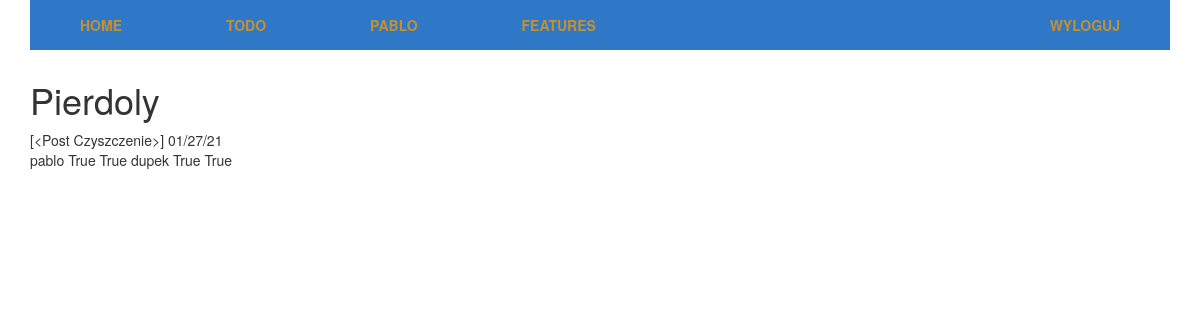
Before: /features (signed in) with the older database file.
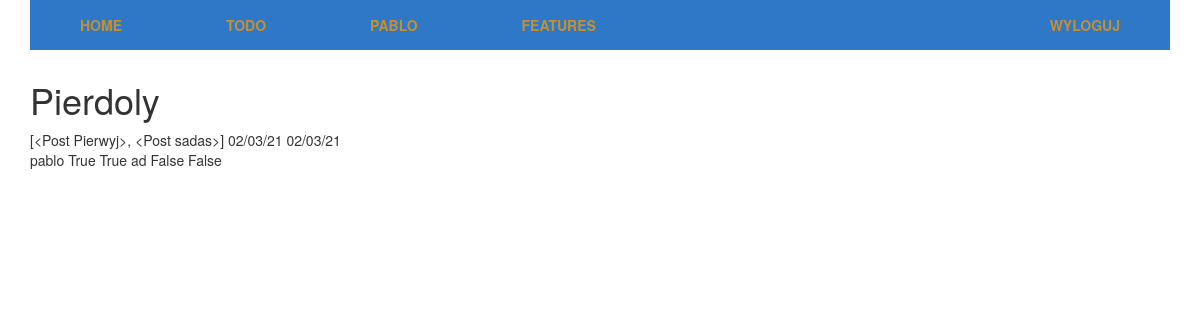
After: the same page with the newer database file.
### app/models.py (models this page shows, shortened)
class User(UserMixin, db.Model):
    id = db.Column(db.Integer, primary_key=True)
    username = db.Column(db.String(30))
    password = db.Column(db.String(100))
    email = db.Column(db.String(100))
    posts = db.relationship('Post', backref='author', lazy='dynamic')
    superuser = db.Column(db.Boolean, default=False)
    active = db.Column(db.Boolean, default = False)
    project = db.relationship('Project', secondary=users_projects, backref='projects')
    tasks = db.relationship('Task', backref='author')
    @property
    def is_active(self):
        return self.active

class Post(db.Model):
    id = db.Column(db.Integer, primary_key=True)
    title = db.Column(db.String(50))
    content = db.Column(db.Text)
    time = db.Column(db.DateTime, default=datetime.utcnow)
    owner = db.Column(db.Integer, db.ForeignKey('user.id'))
    visible = db.Column(db.Boolean, default=True)
    category = db.Column(db.Integer, db.ForeignKey('post_category.id'))
    comments = db.relationship('Comment', backref='pos')
    def __repr__(self):
        return f'<Post {self.title}>'

### app/routes.py (the view)
@app.route('/features', methods=['GET', 'POST'])
@login_required
def features():
    posts = Post.query.all()
    users = User.query.all()
    return render_template('features.html', posts=posts, users=users)

### app/models.py (called while the page is built)
@login.user_loader
def get_user(id):
    return User.query.get(id)

### app/templates/features.html
{% extends 'base.html' %}
{% block content %}
<div class="container">
    <h1>Pierdoly</h1>
    {{ posts }}
    {% for post in posts %}
        {{ post.time.strftime('%D') }}
    {% endfor %}
    <div class="users">
        {% for user in users %}
        {{ user.username }}
        {{ user.is_authenticated }}
        {{ user.is_active }}
        {% endfor %}
    </div>
</div>
{% endblock content %}

### app/templates/base.html (shortened to what this page needs)
{% extends 'bootstrap/base.html' %}
{% block styles %}
{{ super() }}
<link rel="stylesheet" href="{{ url_for('static', filename='styles/style.css') }}">
{% endblock %}
{% block navbar %}
<div class="container">
  <nav>
    <ul class="navigation_bar">
      <li class="navigation_bar__item">
        <a class="navigation_bar__link" aria-current="page" href="{{ url_for('index') }}">Home</a>
      </li>
      {% if not current_user.is_authenticated %}
      <li class="navigation_bar__item">
        <a class="navigation_bar__link" href="{{ url_for('login') }}">Login</a>
      </li>
      <li class="navigation_bar__item">
        <a class="navigation_bar__link" href="{{ url_for('register') }}">Register</a>
      </li>
      {% else %}
      {% if current_user.superuser %}
      <li class="navigation_bar__item">
        <a class="navigation_bar__link" href="{{ url_for('kanban.index') }}">Todo</a>
      </li>
      {% endif %}
      <li class="navigation_bar__item">
        <a href="#" class="navigation_bar__link">{{ current_user.username }}</a>
      </li>
      <li class="navigation_bar__item">
        <a class="navigation_bar__link" href="{{ url_for('features') }}">Features</a>
      </li>
      <li class="navigation_bar__item navigation_bar__item--logout">
        <a href="{{ url_for('logout') }}" class="navigation_bar__link">Wyloguj</a>
      </li>
      {% endif %}
    </ul>
  </nav>
</div>
{% endblock %}

### app/static/styles/style.css (style rules this page uses)
nav .navigation_bar { display: block; background-color: #2e78c7; padding: 0; position: relative; }
nav .navigation_bar__item { padding: 15px 50px; display: inline-block; cursor: pointer; }
nav .navigation_bar__item--logout { position: absolute; right: 0; }
nav .navigation_bar__link { display: block; width: 100%; height: 100%; color: #c7902e; text-decoration: none; cursor: pointer; text-transform: uppercase; font-weight: bolder; }
* { box-sizing: border-box; }

Changed rows visible on the page:
removed Post: title "[<Post Czyszczenie>]", time "01/27/21"
added Post: title.title "[<Post Pierwyj>, <Post sadas>]", time "02/03/21"
added Post: time "02/03/21"
changed User: username "dupek" → "ad"; is_authenticated "True" → "False"; is_active "True" → "False"
